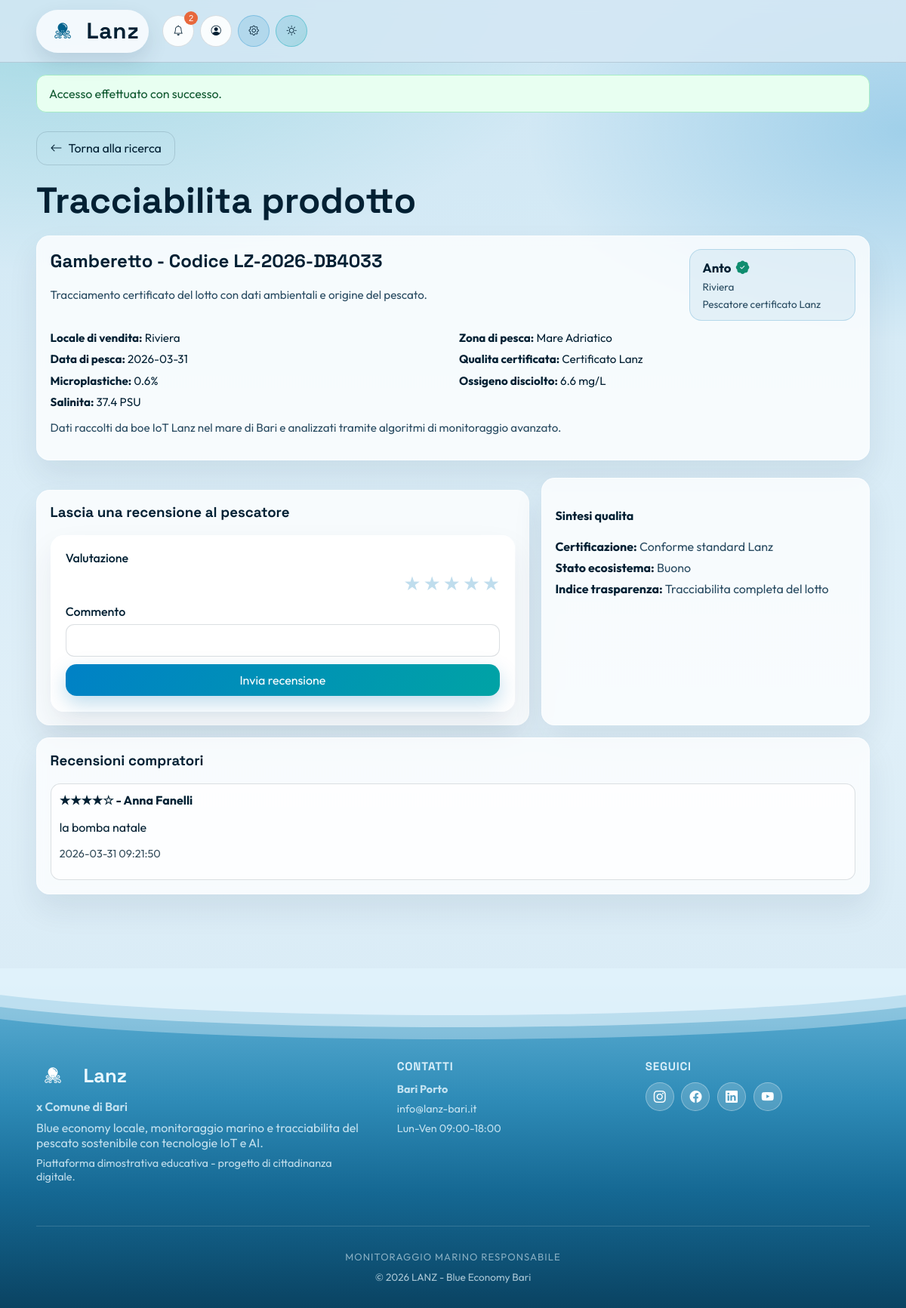
/product.php?code=LZ-2026-DB4033 (signed in), run on the app's committed database.
### tables this page shows
CREATE TABLE products (
            id INTEGER PRIMARY KEY AUTOINCREMENT,
            code TEXT NOT NULL UNIQUE,
            fish_type TEXT NOT NULL,
            catch_area TEXT NOT NULL,
            catch_date TEXT NOT NULL,
            microplastics_percent REAL NOT NULL,
            dissolved_oxygen REAL NOT NULL,
            salinity REAL NOT NULL,
            quality_label TEXT NOT NULL,
            fisherman_id INTEGER, requester_name TEXT NOT NULL DEFAULT "", business_location TEXT NOT NULL DEFAULT "", source_request_id INTEGER,
            FOREIGN KEY (fisherman_id) REFERENCES users(id)
        );

CREATE TABLE users (
            id INTEGER PRIMARY KEY AUTOINCREMENT,
            full_name TEXT NOT NULL,
            username TEXT NOT NULL UNIQUE,
            email TEXT NOT NULL UNIQUE,
            password_hash TEXT NOT NULL,
            role TEXT NOT NULL CHECK (role IN ("compratore", "pescatore", "admin")),
            created_at TEXT NOT NULL DEFAULT CURRENT_TIMESTAMP
        );

CREATE TABLE reviews (
            id INTEGER PRIMARY KEY AUTOINCREMENT,
            product_id INTEGER NOT NULL,
            buyer_id INTEGER NOT NULL,
            fisherman_id INTEGER NOT NULL,
            rating INTEGER NOT NULL CHECK (rating BETWEEN 1 AND 5),
            comment TEXT NOT NULL,
            created_at TEXT NOT NULL DEFAULT CURRENT_TIMESTAMP,
            UNIQUE (product_id, buyer_id),
            FOREIGN KEY (product_id) REFERENCES products(id),
            FOREIGN KEY (buyer_id) REFERENCES users(id),
            FOREIGN KEY (fisherman_id) REFERENCES users(id)
        );

### includes/auth.php (called while the page is built, shortened)
<?php
function isLoggedIn(): bool
{
    return isset($_SESSION['user']) && is_array($_SESSION['user']);
}
function currentUser(): ?array
{
    return isLoggedIn() ? $_SESSION['user'] : null;
}
function e(string $value): string
{
    return htmlspecialchars($value, ENT_QUOTES, 'UTF-8');
}

### product.php (the view, shortened to what this page needs)
<?php
require_once __DIR__ . '/includes/config.php';
require_once __DIR__ . '/includes/auth.php';
$user = currentUser();
$currentUserRole = (string) ($user['role'] ?? '');
$code = trim($_GET['code'] ?? '');
$product = null;
if ($code !== '') {
    $stmt = $pdo->prepare(
        'SELECT p.*, u.full_name AS fisherman_name
         FROM products p
         LEFT JOIN users u ON u.id = p.fisherman_id
         WHERE p.code = :code
         LIMIT 1'
    );
    $stmt->bindValue(':code', $code);
    $stmt->execute();
    $product = $stmt->fetch();
}
$isCertified = false;
if ($product) {
    $labelValue = (string) ($product['quality_label'] ?? '');
    $isCertified = stripos($labelValue, 'lanz') !== false || stripos($labelValue, 'certific') !== false;
}
$reviews = [];
if ($product) {
    $reviewsStmt = $pdo->prepare(
        'SELECT r.rating, r.comment, r.created_at, u.full_name AS buyer_name
         FROM reviews r
         JOIN users u ON u.id = r.buyer_id
         WHERE r.product_id = :product_id
         ORDER BY r.created_at DESC'
    );
    $reviewsStmt->bindValue(':product_id', (int) $product['id'], PDO::PARAM_INT);
    $reviewsStmt->execute();
    $reviews = $reviewsStmt->fetchAll();
}
require_once __DIR__ . '/includes/header.php';
?>
<section class="section container reveal">
    <a class="btn btn-ghost btn-back" href="buyer.php"><i class="bi bi-arrow-left"></i> Torna alla ricerca</a>
    <h1>Tracciabilita prodotto</h1>
    <?php if ($code === ''): ?>
        <div class="alert alert-error">Inserisci un codice prodotto valido.</div>
    <?php elseif (!$product): ?>
        <div class="alert alert-error">Nessun prodotto trovato per il codice <?= e($code) ?>.</div>
    <?php else: ?>
        <div class="card">
            <div class="product-header">
                <div>
                    <h2><?= e((string) $product['fish_type']) ?> - Codice <?= e((string) $product['code']) ?></h2>
                    <p class="helper-text">Tracciamento certificato del lotto con dati ambientali e origine del pescato.</p>
                </div>
                <div class="fisherman-badge">
                    <span class="fisherman-name">
                        <?= e((string) ($product['fisherman_name'] ?? 'N/D')) ?>
                        <?php if ($isCertified): ?>
                            <span class="cert-icon-inline" aria-label="Certificato Lanz"><i class="bi bi-patch-check-fill"></i></span>
                        <?php endif; ?>
                    </span>
                    <span class="fisherman-meta"><?= e((string) ($product['business_location'] ?? 'Attivita locale')) ?></span>
                    <span class="fisherman-meta"><?= $isCertified ? 'Pescatore certificato Lanz' : 'Pescatore verificato' ?></span>
                </div>
            </div>
            <div class="metrics-grid">
                <p><strong>Locale di vendita:</strong> <?= e((string) ($product['business_location'] ?? 'N/D')) ?></p>
                <p><strong>Zona di pesca:</strong> <?= e((string) $product['catch_area']) ?></p>
                <p><strong>Data di pesca:</strong> <?= e((string) $product['catch_date']) ?></p>
                <p><strong>Qualita certificata:</strong> <?= e((string) $product['quality_label']) ?></p>
                <p><strong>Microplastiche:</strong> <?= e((string) $product['microplastics_percent']) ?>%</p>
                <p><strong>Ossigeno disciolto:</strong> <?= e((string) $product['dissolved_oxygen']) ?> mg/L</p>
                <p><strong>Salinita:</strong> <?= e((string) $product['salinity']) ?> PSU</p>
            </div>
            <p class="helper-text">
                Dati raccolti da boe IoT Lanz nel mare di Bari e analizzati tramite algoritmi di monitoraggio avanzato.
            </p>
        </div>
        <?php if ($currentUserRole === 'compratore'): ?>
            <div class="review-layout">
                <div class="card review-card">
                    <h3>Lascia una recensione al pescatore</h3>
                    <form method="post" class="form-card compact-form">
                        <label>Valutazione
                            <div class="star-rating" role="radiogroup" aria-label="Valutazione">
                                <label for="rating-5" title="5 stelle">★</label>
                                <label for="rating-4" title="4 stelle">★</label>
                                <label for="rating-3" title="3 stelle">★</label>
                                <label for="rating-2" title="2 stelle">★</label>
                                <label for="rating-1" title="1 stella">★</label>
                            </div>
                        </label>
                        <label>Commento
                            <input type="text" name="comment" maxlength="255" required>
                        </label>
                        <button class="btn btn-primary" type="submit">Invia recensione</button>
                    </form>
                </div>
                <aside class="card product-mini">
                    <h4>Sintesi qualita</h4>
                    <ul>
                        <li><strong>Certificazione:</strong> <?= $isCertified ? 'Conforme standard Lanz' : 'Verifica base disponibile' ?></li>
                        <li><strong>Stato ecosistema:</strong> <?= ((float) $product['dissolved_oxygen'] >= 6.0 && (float) $product['microplastics_percent'] <= 1.0) ? 'Buono' : 'Da monitorare' ?></li>
                        <li><strong>Indice trasparenza:</strong> Tracciabilita completa del lotto</li>
                    </ul>
                </aside>
            </div>
        <?php endif; ?>
        <div class="card review-card">
            <h3>Recensioni compratori</h3>
            <?php if (!$reviews): ?>
                <p class="helper-text">Nessuna recensione disponibile per questo prodotto.</p>
            <?php else: ?>
                <ul class="notification-list">
                    <?php foreach ($reviews as $review): ?>
                        <li>
                            <div>
                                <strong><?= str_repeat('★', (int) $review['rating']) . str_repeat('☆', 5 - (int) $review['rating']) ?> - <?= e((string) $review['buyer_name']) ?></strong>
                                <p><?= e((string) $review['comment']) ?></p>
                                <p class="small"><?= e((string) $review['created_at']) ?></p>
                            </div>
                        </li>
                    <?php endforeach; ?>
                </ul>
            <?php endif; ?>
        </div>
    <?php endif; ?>
</section>
<?php require_once __DIR__ . '/includes/footer.php'; ?>

### assets/css/styles.css (style rules this page uses)
:root { --bg: #d4e8f4; --ink: #022033; --ink-soft: #2a4c62; --brand: #0081c6; --brand-2: #00a3a5; --sand: #f4d7a0; --card: rgba(255, 255, 255, 0.78); --line: rgba(2, 32, 51, 0.14); --danger: #b42318; }
* { box-sizing: border-box; }
html, body { margin: 0; padding: 0; min-height: 100vh; width: 100%; overflow-x: clip; }
body { font-family: 'Outfit', sans-serif; color: var(--ink); background: var(--bg); overflow-x: clip; overscroll-behavior: none; display: flex; flex-direction: column; }
.container { width: min(1120px, 92vw); margin: 0 auto; }
h1, h2, h3 { font-family: 'Space Grotesk', sans-serif; margin-top: 0; }
h1 { font-size: clamp(2rem, 4vw, 3.2rem); margin-bottom: 1rem; }
.btn { border: none; cursor: pointer; font: inherit; text-decoration: none; display: inline-flex; align-items: center; justify-content: center; gap: 0.5rem; padding: 0.7rem 1.1rem; border-radius: 0.9rem; transition: transform 0.25s ease, box-shadow 0.25s ease, background 0.25s ease; }
.btn-primary { background: linear-gradient(120deg, var(--brand), var(--brand-2)); color: #fff; box-shadow: 0 10px 26px rgba(0, 119, 182, 0.25); }
.btn-ghost { background: transparent; color: var(--ink); border: 1px solid var(--line); }
.floating-card, .card, .form-card, .table-wrap { background: var(--card); border: 1px solid rgba(255, 255, 255, 0.5); box-shadow: 0 20px 40px rgba(3, 41, 67, 0.08); border-radius: 1.1rem; backdrop-filter: blur(6px); }
.section { padding: 1.6rem 0 2.1rem; }
.card { padding: 1.1rem; }
.form-card { padding: 1.2rem; display: grid; gap: 0.8rem; }
.metrics-grid { display: grid; grid-template-columns: repeat(2, minmax(0, 1fr)); gap: 0.6rem 1rem; margin-top: 0.8rem; }
.metrics-grid p { margin: 0; font-size: 0.95rem; }
label { display: grid; gap: 0.45rem; font-weight: 500; }
input, select { width: 100%; border-radius: 0.7rem; border: 1px solid var(--line); padding: 0.65rem 0.75rem; font: inherit; background: rgba(255, 255, 255, 0.95); }
.helper-text { color: var(--ink-soft); font-size: 0.95rem; }
.small { opacity: 0.8; font-size: 0.9rem; }
.compact-form { gap: 0.65rem; }
.notification-list { list-style: none; margin: 0; padding: 0; display: grid; gap: 0.65rem; }
.notification-list li { display: flex; justify-content: space-between; gap: 0.9rem; align-items: center; border: 1px solid var(--line); border-radius: 0.8rem; padding: 0.7rem; background: rgba(255, 255, 255, 0.75); }
.review-card { margin-top: 1rem; }
.btn-back { margin-bottom: 1rem; }
.product-header { display: flex; align-items: flex-start; justify-content: space-between; gap: 1.2rem; flex-wrap: wrap; }
.fisherman-badge { padding: 0.75rem 1rem; border-radius: 1rem; background: rgba(0, 119, 182, 0.08); border: 1px solid rgba(0, 119, 182, 0.2); display: grid; gap: 0.3rem; min-width: 220px; }
.fisherman-name { font-weight: 700; font-size: 1.05rem; display: inline-flex; align-items: center; gap: 0.4rem; }
.cert-icon-inline { color: #0f8d6f; font-size: 1.1rem; }
.fisherman-meta { font-size: 0.85rem; color: var(--ink-soft); }
.review-layout { display: grid; grid-template-columns: minmax(0, 1.2fr) minmax(0, 0.8fr); gap: 1rem; margin-top: 1.4rem; }
.product-mini ul { list-style: none; padding: 0; margin: 0.8rem 0 0; display: grid; gap: 0.5rem; color: var(--ink-soft); }
.product-mini li strong { color: var(--ink); }
.star-rating { display: inline-flex; flex-direction: row-reverse; gap: 0.2rem; font-size: 1.6rem; color: rgba(0, 119, 182, 0.25); position: relative; }
.star-rating label { cursor: pointer; transition: transform 0.2s ease, color 0.2s ease; }
.reveal { opacity: 0; transform: translateY(24px) scale(0.98); transition: opacity 0.65s ease, transform 0.65s ease; }
.reveal.show { opacity: 1; transform: none; }
.admin-page, .home-page, .buyer-page, .fisherman-page, .product-page { overflow-y: visible; }
.reveal { animation: none; }
.card, .form-card, .table-wrap, .stat-card, .notify-btn, .btn { transition: all 0.24s ease; }

### data on the page
products: fish_type "Gamberetto", code "LZ-2026-DB4033", fisherman.full_name "Anto", business_location "Riviera", catch_area "Mare Adriatico", catch_date "2026-03-31", quality_label "Certificato Lanz", microplastics_percent "0.6", dissolved_oxygen "6.6", salinity "37.4"
reviews: rating "★★★★", rating "☆", buyer.full_name "Anna Fanelli", comment "la bomba natale", created_at "2026-03-31 09:21:50"

### other printed values
$quickUnreadCount "2"
$flash['message'] "Accesso effettuato con successo."
